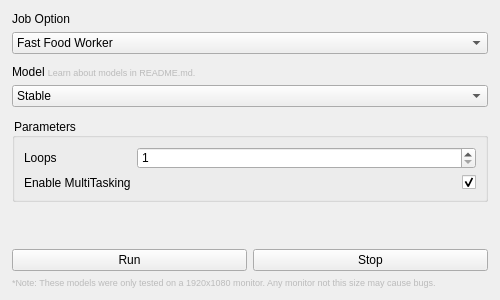
<?xml version="1.0" encoding="UTF-8"?>
<ui version="4.0">
 <class>MainWindow</class>
 <widget class="QMainWindow" name="MainWindow">
  <property name="geometry">
   <rect>
    <x>0</x>
    <y>0</y>
    <width>500</width>
    <height>300</height>
   </rect>
  </property>
  <property name="windowTitle">
   <string>BloxBurg AI</string>
  </property>
  <property name="styleSheet">
   <string notr="true">font-size:12px</string>
  </property>
  <widget class="QWidget" name="centralwidget">
   <layout class="QVBoxLayout" name="verticalLayout">
    <property name="spacing">
     <number>6</number>
    </property>
    <property name="leftMargin">
     <number>12</number>
    </property>
    <property name="topMargin">
     <number>12</number>
    </property>
    <property name="rightMargin">
     <number>12</number>
    </property>
    <property name="bottomMargin">
     <number>12</number>
    </property>
    <item>
     <layout class="QVBoxLayout" name="verticalLayout_3">
      <property name="spacing">
       <number>6</number>
      </property>
      <item>
       <widget class="QLabel" name="label">
        <property name="styleSheet">
         <string notr="true"/>
        </property>
        <property name="text">
         <string>Job Option</string>
        </property>
       </widget>
      </item>
      <item>
       <widget class="QComboBox" name="comboBox">
        <item>
         <property name="text">
          <string>Fast Food Worker</string>
         </property>
        </item>
       </widget>
      </item>
     </layout>
    </item>
    <item>
     <spacer name="horizontalSpacer">
      <property name="orientation">
       <enum>Qt::Horizontal</enum>
      </property>
      <property name="sizeHint" stdset="0">
       <size>
        <width>40</width>
        <height>5</height>
       </size>
      </property>
     </spacer>
    </item>
    <item>
     <layout class="QVBoxLayout" name="verticalLayout_4">
      <property name="spacing">
       <number>6</number>
      </property>
      <item>
       <widget class="QLabel" name="label_2">
        <property name="text">
         <string>&lt;html&gt;&lt;head/&gt;&lt;body&gt;&lt;p&gt;Model &lt;span style=&quot; font-size:7pt; color:#bbbbbb;&quot;&gt;Learn about models in README.md.&lt;/span&gt;&lt;/p&gt;&lt;/body&gt;&lt;/html&gt;</string>
        </property>
       </widget>
      </item>
      <item>
       <widget class="QComboBox" name="comboBox_2">
        <item>
         <property name="text">
          <string>Stable</string>
         </property>
        </item>
       </widget>
      </item>
     </layout>
    </item>
    <item>
     <spacer name="horizontalSpacer_2">
      <property name="orientation">
       <enum>Qt::Horizontal</enum>
      </property>
      <property name="sizeHint" stdset="0">
       <size>
        <width>40</width>
        <height>5</height>
       </size>
      </property>
     </spacer>
    </item>
    <item>
     <widget class="QGroupBox" name="groupBox">
      <property name="title">
       <string>Parameters</string>
      </property>
      <layout class="QFormLayout" name="formLayout">
       <item row="1" column="0">
        <widget class="QLabel" name="label_3">
         <property name="text">
          <string>Enable MultiTasking</string>
         </property>
        </widget>
       </item>
       <item row="1" column="1">
        <widget class="QCheckBox" name="checkBox">
         <property name="layoutDirection">
          <enum>Qt::RightToLeft</enum>
         </property>
         <property name="text">
          <string/>
         </property>
         <property name="checked">
          <bool>true</bool>
         </property>
        </widget>
       </item>
       <item row="0" column="0">
        <widget class="QLabel" name="label_5">
         <property name="text">
          <string>Loops</string>
         </property>
        </widget>
       </item>
       <item row="0" column="1">
        <widget class="QSpinBox" name="spinBox">
         <property name="minimum">
          <number>1</number>
         </property>
         <property name="maximum">
          <number>16777215</number>
         </property>
         <property name="value">
          <number>1</number>
         </property>
        </widget>
       </item>
      </layout>
     </widget>
    </item>
    <item>
     <spacer name="verticalSpacer">
      <property name="orientation">
       <enum>Qt::Vertical</enum>
      </property>
      <property name="sizeHint" stdset="0">
       <size>
        <width>20</width>
        <height>40</height>
       </size>
      </property>
     </spacer>
    </item>
    <item>
     <layout class="QHBoxLayout" name="horizontalLayout">
      <item>
       <widget class="QPushButton" name="pushButton">
        <property name="text">
         <string>Run</string>
        </property>
       </widget>
      </item>
      <item>
       <widget class="QPushButton" name="pushButton_2">
        <property name="text">
         <string>Stop</string>
        </property>
       </widget>
      </item>
     </layout>
    </item>
    <item>
     <widget class="QLabel" name="label_4">
      <property name="styleSheet">
       <string notr="true">font-size:9px;color:#bbbbbb;</string>
      </property>
      <property name="text">
       <string>*Note: These models were only tested on a 1920x1080 monitor. Any monitor not this size may cause bugs.</string>
      </property>
     </widget>
    </item>
   </layout>
  </widget>
 </widget>
 <resources/>
 <connections/>
</ui>
